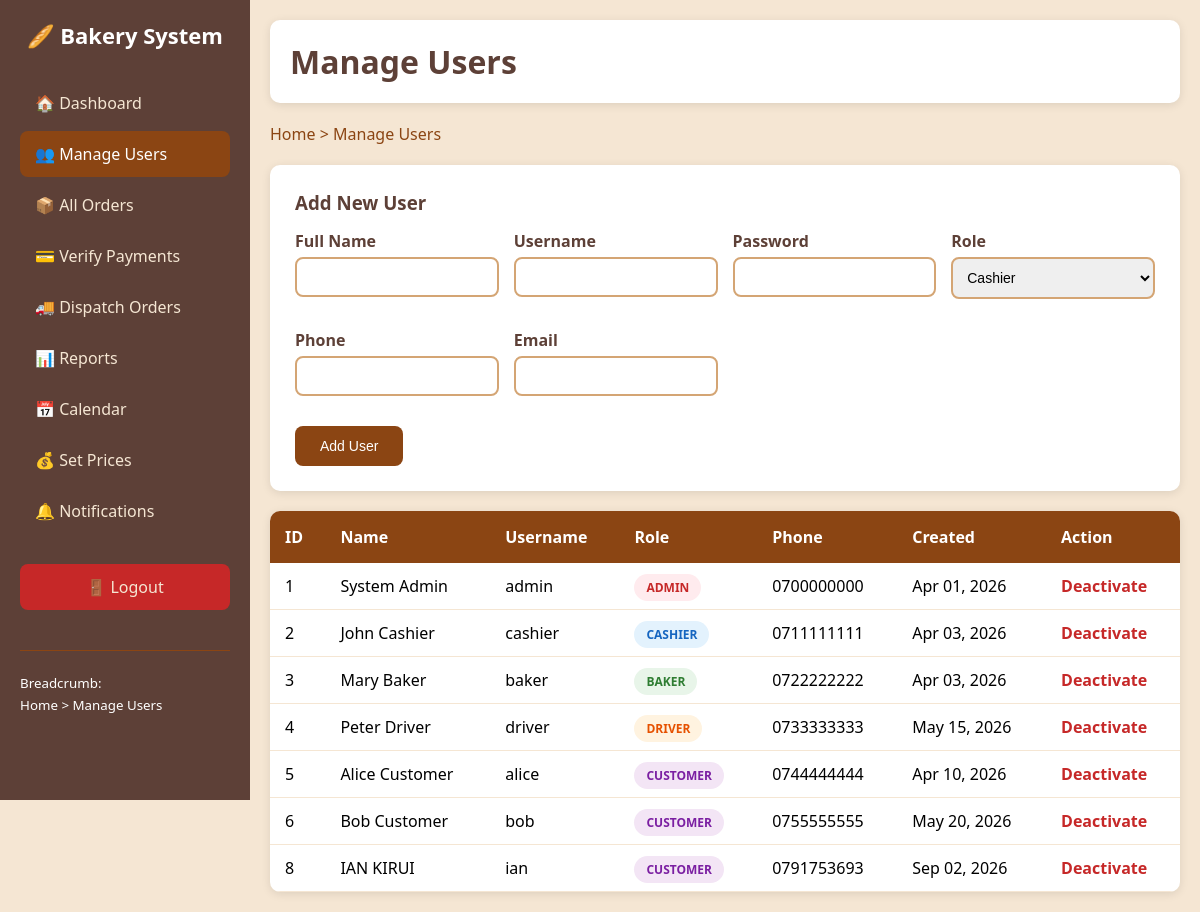
/admin/manage_users.php (signed in), run on the app's committed database.
### tables this page shows
CREATE TABLE `users` (
  `user_id` int(11) NOT NULL,
  `full_name` varchar(100) NOT NULL,
  `username` varchar(50) NOT NULL,
  `password_hash` varchar(255) NOT NULL,
  `role` enum('admin','cashier','baker','driver','customer') NOT NULL,
  `phone` varchar(20) DEFAULT NULL,
  `email` varchar(100) DEFAULT NULL,
  `address` text DEFAULT NULL,
  `is_active` tinyint(4) DEFAULT 1,
  `created_at` timestamp NOT NULL DEFAULT current_timestamp(),
  `updated_at` timestamp NOT NULL DEFAULT current_timestamp() ON UPDATE current_timestamp()
);

### admin/manage_users.php (the view, shortened to what this page needs)
<?php
include '../includes/db_connect.php';
$sql = "SELECT * FROM users WHERE is_active = 1 ORDER BY role, full_name";
$result = mysqli_query($conn, $sql);
?>
<!DOCTYPE html>
<html lang="en">
<head>
</head>
<body>
    <div class="sidebar">
        <h2>🥖 Bakery System</h2>
        <a href="dashboard.php">🏠 Dashboard</a>
        <a href="manage_users.php" class="active">👥 Manage Users</a>
        <a href="all_orders.php">📦 All Orders</a>
        <a href="verify_payments.php">💳 Verify Payments</a>
        <a href="dispatch_orders.php">🚚 Dispatch Orders</a>
        <a href="view_reports.php">📊 Reports</a>
        <a href="calendar.php">📅 Calendar</a>
        <a href="set_prices.php">💰 Set Prices</a>
        <a href="notifications.php">🔔 Notifications</a>
        <a href="../logout.php" class="logout">🚪 Logout</a>
        <div style="margin-top: 40px; padding-top: 20px; border-top: 1px solid #8B4513;">
            <small>Breadcrumb:</small><br>
            <small>Home > Manage Users</small>
        </div>
    </div>
    <div class="main">
        <div class="header">
            <h1>Manage Users</h1>
        </div>
        <div class="breadcrumb">
            <a href="dashboard.php">Home</a> > Manage Users
        </div>
        <div class="form-box">
            <h3>Add New User</h3>
            <form method="POST" action="">
                <div style="display: grid; grid-template-columns: repeat(auto-fit, minmax(200px, 1fr)); gap: 15px;">
                    <div class="form-group">
                        <label>Full Name</label>
                        <input type="text" name="full_name" required>
                    </div>
                    <div class="form-group">
                        <label>Username</label>
                        <input type="text" name="username" required>
                    </div>
                    <div class="form-group">
                        <label>Password</label>
                        <input type="password" name="password" required>
                    </div>
                    <div class="form-group">
                        <label>Role</label>
                        <select name="role" required>
                            <option value="cashier">Cashier</option>
                        </select>
                    </div>
                    <div class="form-group">
                        <label>Phone</label>
                        <input type="text" name="phone">
                    </div>
                    <div class="form-group">
                        <label>Email</label>
                        <input type="email" name="email">
                    </div>
                </div>
                <button type="submit" name="add_user" class="btn" style="margin-top: 15px;">Add User</button>
            </form>
        </div>
        <table>
            <thead>
                <tr>
                    <th>ID</th>
                    <th>Name</th>
                    <th>Username</th>
                    <th>Role</th>
                    <th>Phone</th>
                    <th>Created</th>
                    <th>Action</th>
                </tr>
            </thead>
            <tbody>
                <?php while ($row = mysqli_fetch_assoc($result)): ?>
                <tr>
                    <td><?php echo $row['user_id']; ?></td>
                    <td><?php echo $row['full_name']; ?></td>
                    <td><?php echo $row['username']; ?></td>
                    <td>
                        <span class="role-badge role-<?php echo $row['role']; ?>">
                            <?php echo $row['role']; ?>
                        </span>
                    </td>
                    <td><?php echo $row['phone']; ?></td>
                    <td><?php echo date('M d, Y', strtotime($row['created_at'])); ?></td>
                    <td>
                        <a href="?delete=<?php echo $row['user_id']; ?>" class="delete-btn" onclick="return confirm('Deactivate this user?')">Deactivate</a>
                    </td>
                </tr>
                <?php endwhile; ?>
            </tbody>
        </table>
    </div>
</body>
</html>

### admin/manage_users.php (style rules this page uses)
* { margin: 0; padding: 0; box-sizing: border-box; }
body { font-family: 'Segoe UI'; background: #f5e6d3; min-height: 100vh; }
.sidebar { position: fixed; left: 0; top: 0; width: 250px; height: 100vh; background: #5D4037; color: white; padding: 20px; overflow-y: auto; }
.sidebar h2 { margin-bottom: 30px; text-align: center; font-size: 22px; }
.sidebar a { display: block; color: #f5e6d3; text-decoration: none; padding: 12px 15px; margin-bottom: 5px; border-radius: 8px; }
.sidebar a:hover, .sidebar a.active { background: #8B4513; color: white; }
.sidebar .logout { margin-top: 30px; background: #c62828; text-align: center; }
.main { margin-left: 250px; padding: 20px; }
.header { background: white; padding: 20px; border-radius: 10px; margin-bottom: 20px; box-shadow: 0 2px 10px rgba(0,0,0,0.1); }
.header h1 { color: #5D4037; }
.breadcrumb { margin-bottom: 20px; color: #8B4513; }
.breadcrumb a { color: #8B4513; text-decoration: none; }
.form-box { background: white; padding: 25px; border-radius: 10px; margin-bottom: 20px; box-shadow: 0 2px 10px rgba(0,0,0,0.1); }
.form-box h3 { color: #5D4037; margin-bottom: 15px; }
.form-group { margin-bottom: 15px; }
.form-group label { display: block; margin-bottom: 5px; color: #5D4037; font-weight: 600; }
.form-group input, .form-group select { width: 100%; padding: 10px; border: 2px solid #d4a574; border-radius: 8px; font-size: 14px; }
.btn { padding: 12px 25px; background: #8B4513; color: white; border: none; border-radius: 8px; cursor: pointer; font-size: 14px; }
table { width: 100%; background: white; border-radius: 10px; overflow: hidden; box-shadow: 0 2px 10px rgba(0,0,0,0.1); border-collapse: collapse; }
th { background: #8B4513; color: white; padding: 15px; text-align: left; }
td { padding: 12px 15px; border-bottom: 1px solid #f5e6d3; }
.role-badge { padding: 5px 12px; border-radius: 15px; font-size: 12px; font-weight: bold; text-transform: uppercase; }
.role-admin { background: #ffebee; color: #c62828; }
.role-cashier { background: #e3f2fd; color: #1565c0; }
.role-baker { background: #e8f5e9; color: #2e7d32; }
.role-driver { background: #fff3e0; color: #e65100; }
.role-customer { background: #f3e5f5; color: #7b1fa2; }
.delete-btn { color: #c62828; text-decoration: none; font-weight: bold; }

### data on the page
users: user_id "1", full_name "System Admin", username "admin", role "ADMIN", phone "0700000000", created_at "Apr 01, 2026"
users: user_id "2", full_name "John Cashier", username "cashier", role "CASHIER", phone "0711111111", created_at "Apr 03, 2026"
users: user_id "3", full_name "Mary Baker", username "baker", role "BAKER", phone "0722222222", created_at "Apr 03, 2026"
users: user_id "4", full_name "Peter Driver", username "driver", role "DRIVER", phone "0733333333", created_at "May 15, 2026"
users: user_id "5", full_name "Alice Customer", username "alice", role "CUSTOMER", phone "0744444444", created_at "Apr 10, 2026"
users: user_id "6", full_name "Bob Customer", username "bob", role "CUSTOMER", phone "0755555555", created_at "May 20, 2026"
users: user_id "8", full_name "IAN KIRUI", username "ian", role "CUSTOMER", phone "0791753693", created_at "Sep 02, 2026"
